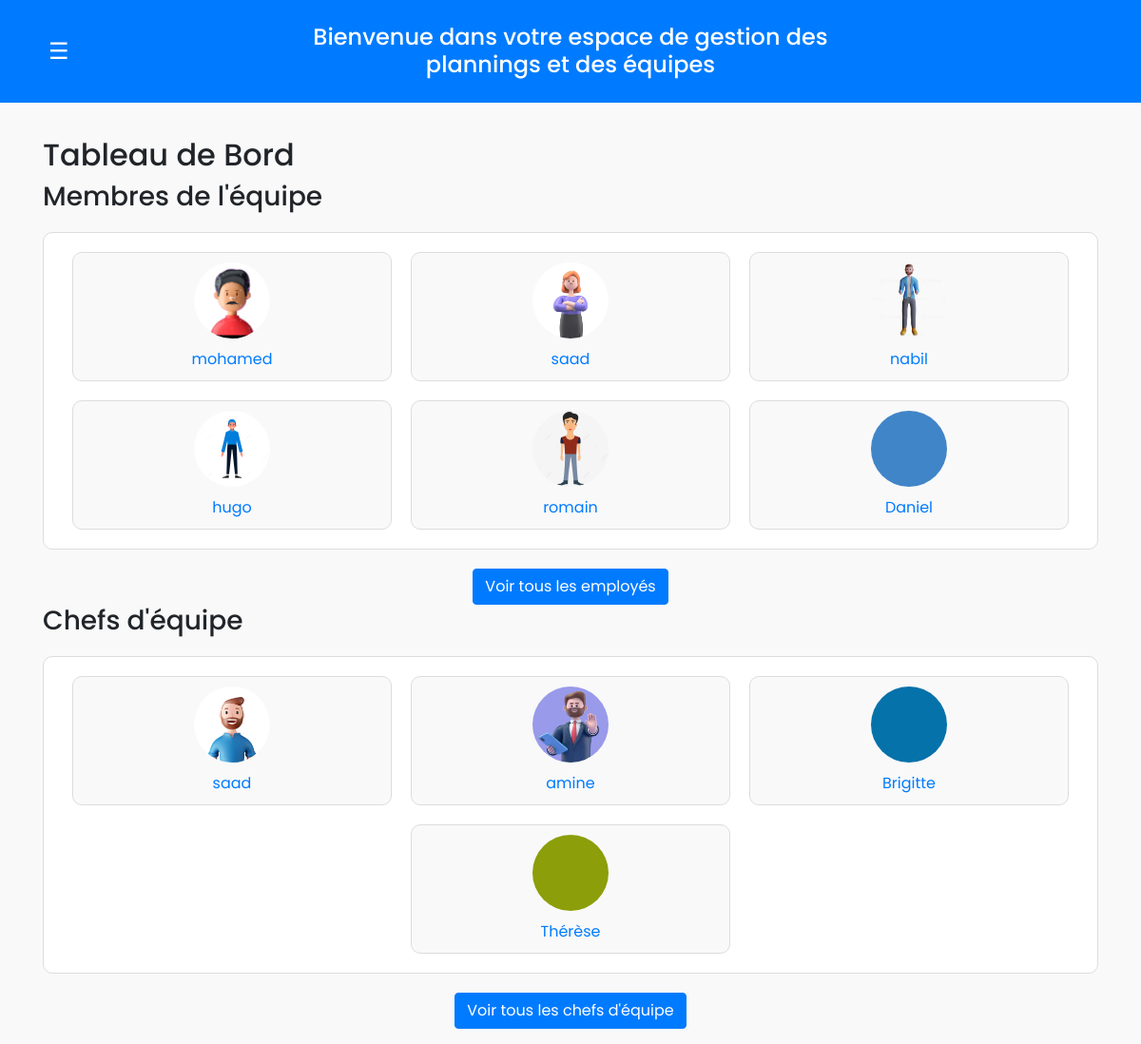
Screenshot of / (signed in) with the database file from the repository.
### accounts/models.py (models this page shows, shortened)
class CustomUser(AbstractUser):
    ROLE_CHOICES = (
        ('employee', 'Employee'),
        ('team_lead', 'Team Lead'),
    )
    role = models.CharField(max_length=10, choices=ROLE_CHOICES, default='manager')
    is_active = models.BooleanField(default=True)
    pointage_code = models.CharField(max_length=4, unique=True, blank=True, null=True)
    created_by = models.ForeignKey('self', null=True, blank=True, on_delete=models.SET_NULL, related_name='employees')
    hours_per_week = models.IntegerField(default=0)
    photo = models.ImageField(upload_to='photos/', null=True, blank=True)

### accounts/views.py (the view, shortened to what this page needs)
# urls.py: 2. Add a URL to urlpatterns:  path('', views.home, name='home')
@login_required
def home(request):
    user = request.user
    availabilities = Availability.objects.filter(user=user)
    notification_count = Notification.objects.filter(user=user, is_read=False).count()
    employees = CustomUser.objects.filter(created_by=user, role='employee')[:6]
    team_leads = CustomUser.objects.filter(created_by=user, role='team_lead')[:6]
    start_date, end_date = get_current_week_dates()
    current_week_schedule = {}
    total_hours = 0
    context = {
        'user': user,
        'availabilities': availabilities,
        'notification_count': notification_count,
        'employees': employees,
        'team_leads': team_leads,
        'current_week_schedule': current_week_schedule,
        'total_hours': total_hours,
        'days': ["Lundi", "Mardi", "Mercredi", "Jeudi", "Vendredi", "Samedi", "Dimanche"],
        'start_date': start_date,
        'end_date': end_date,
    }
    return render(request, 'accounts/home.html', context)

### accounts/views.py (called while the page is built)
def get_current_week_dates():
    today = datetime.now().date()
    start_of_week = today - timedelta(days=today.weekday())
    end_of_week = start_of_week + timedelta(days=6)
    return start_of_week, end_of_week

### accounts/templates/accounts/home.html (shortened to what this page needs)
{% load custom_filters %}
<!DOCTYPE html>
<html lang="fr">
<head>
    <link rel="stylesheet" href="https://stackpath.bootstrapcdn.com/bootstrap/4.5.2/css/bootstrap.min.css">
    <link rel="stylesheet" href="https://cdn.jsdelivr.net/npm/boxicons@latest/css/boxicons.min.css">
</head>
<body>
    <header class="header">
        <button class="openbtn" onclick="openNav()">☰</button>
        <h1>Bienvenue dans votre espace de gestion des plannings et des équipes</h1>
    </header>
    <div id="main">
        <main>
            <div class="container">
                <h2>Tableau de Bord</h2>
                {% if user.role == 'manager' %}
                <h3>Membres de l'équipe</h3>
                <div class="team-container">
                    {% for employee in employees %}
                    <div class="team-member">
                        <a href="{% url 'edit_employee' employee.pk %}">
                            {% if employee.photo %}
                            <img src="{{ employee.photo.url }}" alt="Photo de {{ employee.first_name }}">
                            {% else %}
                            <img src="https://via.placeholder.com/150" alt="Placeholder Image">
                            {% endif %}
                            <div>{{ employee.first_name }}</div>
                        </a>
                    </div>
                    {% endfor %}
                </div>
                <div class="view-all-btn">
                    <a href="{% url 'employee_list' %}" class="btn btn-primary">Voir tous les employés</a>
                </div>
                <h3>Chefs d'équipe</h3>
                <div class="team-leads-container">
                    {% for team_lead in team_leads %}
                    <div class="team-lead">
                        <a href="{% url 'edit_team_lead' team_lead.pk %}">
                            {% if team_lead.photo %}
                            <img src="{{ team_lead.photo.url }}" alt="Photo de {{ team_lead.first_name }}">
                            {% else %}
                            <img src="https://via.placeholder.com/150" alt="Placeholder Image">
                            {% endif %}
                            <div>{{ team_lead.first_name }}</div>
                        </a>
                    </div>
                    {% endfor %}
                </div>
                <div class="view-all-btn">
                    <a href="{% url 'team_lead_list' %}" class="btn btn-primary">Voir tous les chefs d'équipe</a>
                </div>
                {% endif %}
            </div>
        </main>
    </div>
</body>
</html>

### accounts/templates/accounts/home.html (style rules this page uses)
:root { --nav-width: 250px; --primary-color: #007bff; --secondary-color: #ffffff; --font-family: Arial, sans-serif; --scrollbar-bg: #f9f9f9; --scrollbar-thumb: #007bff; --scrollbar-thumb-hover: #0056b3; }
body { font-family: 'Poppins', sans-serif; margin: 0; padding: 0; background-color: #f9f9f9; transition: margin-left 0.3s; }
.header { background-color: var(--primary-color); color: var(--secondary-color); padding: 1rem; text-align: center; animation: slideIn 1s ease-out; display: flex; align-items: center; justify-content: space-between; }
.header h1 { margin: 0; font-size: 24px; position: absolute; left: 50%; transform: translateX(-50%); }
.openbtn { font-size: 24px; cursor: pointer; background-color: var(--primary-color); color: var(--secondary-color); border: none; padding: 10px 15px; border-radius: 5px; margin-left: 20px; }
#main { transition: margin-left 0.3s; padding: 16px; }
.container { margin-top: 20px; }
button { display: inline-block; margin: 10px; padding: 10px 20px; background-color: var(--primary-color); color: var(--secondary-color); border: none; border-radius: 5px; cursor: pointer; font-size: 16px; transition: background-color 0.3s, transform 0.3s; }
.team-container, .team-leads-container { display: flex; flex-wrap: wrap; justify-content: center; gap: 20px; margin-top: 20px; border: 1px solid #ddd; border-radius: 10px; padding: 20px; background-color: #ffffff; }
.team-member, .team-lead { background: #f9f9f9; border: 1px solid #ddd; border-radius: 10px; padding: 10px; text-align: center; width: calc(33.333% - 20px); box-sizing: border-box; }
.team-member img, .team-lead img { border-radius: 50%; width: 80px; height: 80px; object-fit: cover; margin-bottom: 10px; }
.view-all-btn { display: flex; justify-content: center; margin-top: 20px; }

### rows the page displays
CustomUser: photo (picture), first_name "mohamed"
CustomUser: photo (picture), first_name "saad"
CustomUser: photo (picture), first_name "nabil"
CustomUser: photo (picture), first_name "hugo"
CustomUser: photo (picture), first_name "romain"
CustomUser: photo (picture), first_name "Daniel"
CustomUser: photo (picture), first_name "saad"
CustomUser: photo (picture), first_name "amine"
CustomUser: photo (picture), first_name "Brigitte"
CustomUser: photo (picture), first_name "Thérèse"
